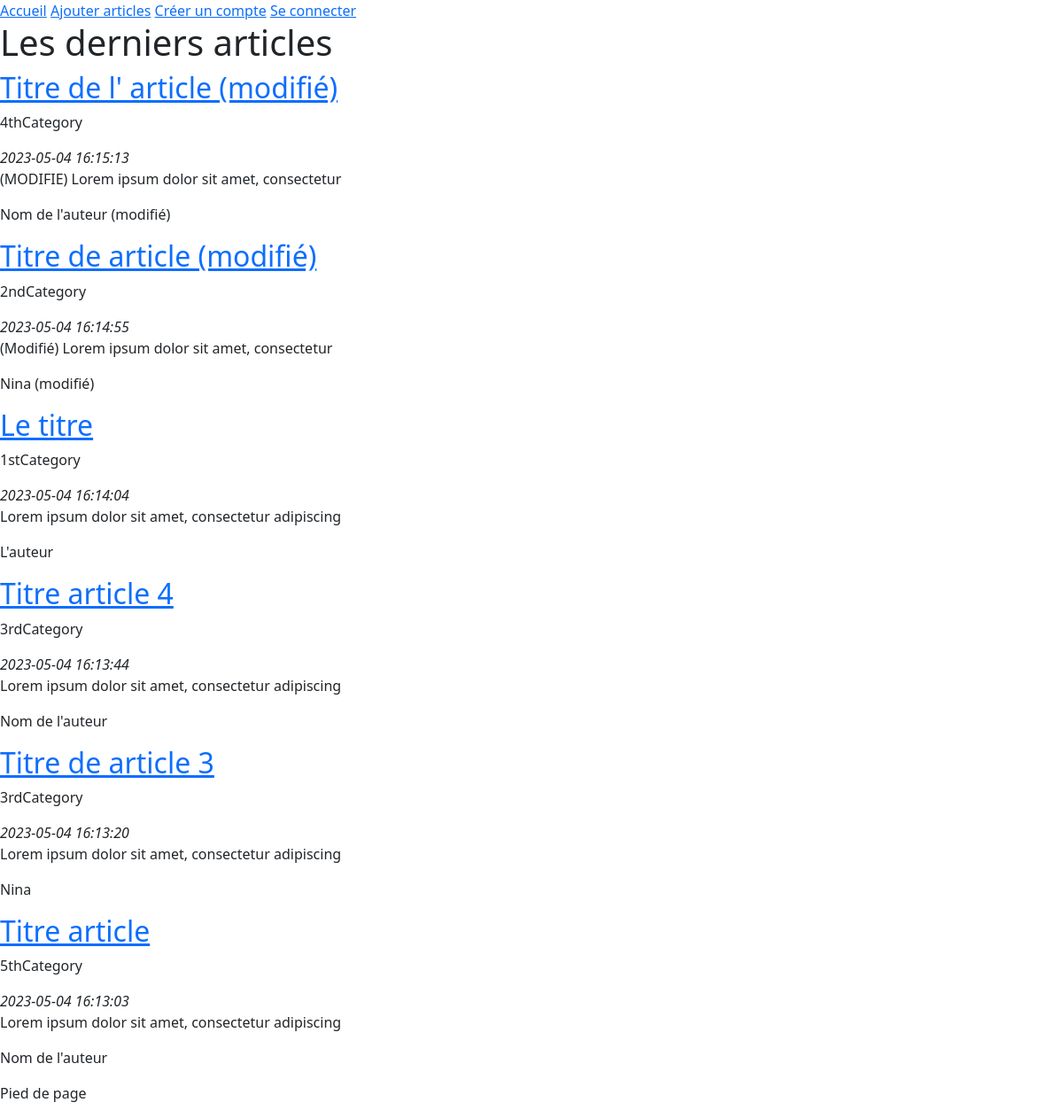
The page / on the database its author committed.
### tables this page shows
CREATE TABLE IF NOT EXISTS `posts` (
  `id_post` int NOT NULL AUTO_INCREMENT,
  `post_title` varchar(95) NOT NULL,
  `post_content` text NOT NULL,
  `post_author` varchar(95) NOT NULL,
  `post_date` datetime NOT NULL,
  `id_category` int NOT NULL,
  PRIMARY KEY (`id_post`)
);

CREATE TABLE IF NOT EXISTS `categories` (
  `id_category` int NOT NULL AUTO_INCREMENT,
  `category_name` varchar(95) NOT NULL,
  PRIMARY KEY (`id_category`)
);

### display_posts.php (called while the page is built)
<?php
require_once "app/config.php";
$query = $pdo->prepare(
    'SELECT
    id_post, post_title,
    SUBSTRING(post_content,1,50) AS post_content,
    post_author,
    post_date,
    id_category
    FROM posts
    ORDER BY post_date DESC
    LIMIT 6
    ');
$query->execute();
$articles = $query->fetchAll();

### get_category.php (called while the page is built)
<?php
require_once "app/config.php";
$query = $pdo->prepare(
    'SELECT *
    FROM categories
    ');
$query->execute();
$categories = $query->fetchAll();
function GetCategory($categories, $id_category)
{
    foreach($categories as $category)
    {
        if($category['id_category'] == $id_category)
            return $category['category_name'];
    }
    return "";
}
?>

### index.php (the view, shortened to what this page needs)
<?php include_once "display_posts.php"; ?>
<?php
include_once "get_category.php";
?>
<h1>Les derniers articles</h1>
<?php foreach ($articles as $article): ?>
<h2><a href="post_detail.php?article_id=<?= $article['id_post'] ?>"> <?= $article['post_title'] ?></a></h2>
<p><?= GetCategory($categories, $article['id_category']) ?></p>
<em><?= $article['post_date'] ?></em>
<p><?= $article['post_content'] ?></p>
<p><?= $article['post_author'] ?></p>
<?php endforeach ?>

### rows shown on the page
posts: post_title "Titre de l' article (modifié)", id_category.category_name "4thCategory", post_date "2023-05-04 16:15:13", post_content "(MODIFIE) Lorem ipsum dolor sit amet, consectetur", post_author "Nom de l'auteur (modifié)"
posts: post_title "Titre de article (modifié)", id_category.category_name "2ndCategory", post_date "2023-05-04 16:14:55", post_content "(Modifié) Lorem ipsum dolor sit amet, consectetur", post_author "Nina (modifié)"
posts: post_title "Le titre", id_category.category_name "1stCategory", post_date "2023-05-04 16:14:04", post_content "Lorem ipsum dolor sit amet, consectetur adipiscing", post_author "L'auteur"
posts: post_title "Titre article 4", id_category.category_name "3rdCategory", post_date "2023-05-04 16:13:44", post_content "Lorem ipsum dolor sit amet, consectetur adipiscing", post_author "Nom de l'auteur"
posts: post_title "Titre de article 3", id_category.category_name "3rdCategory", post_date "2023-05-04 16:13:20", post_content "Lorem ipsum dolor sit amet, consectetur adipiscing", post_author "Nina"
posts: post_title "Titre article", id_category.category_name "5thCategory", post_date "2023-05-04 16:13:03", post_content "Lorem ipsum dolor sit amet, consectetur adipiscing", post_author "Nom de l'auteur"
